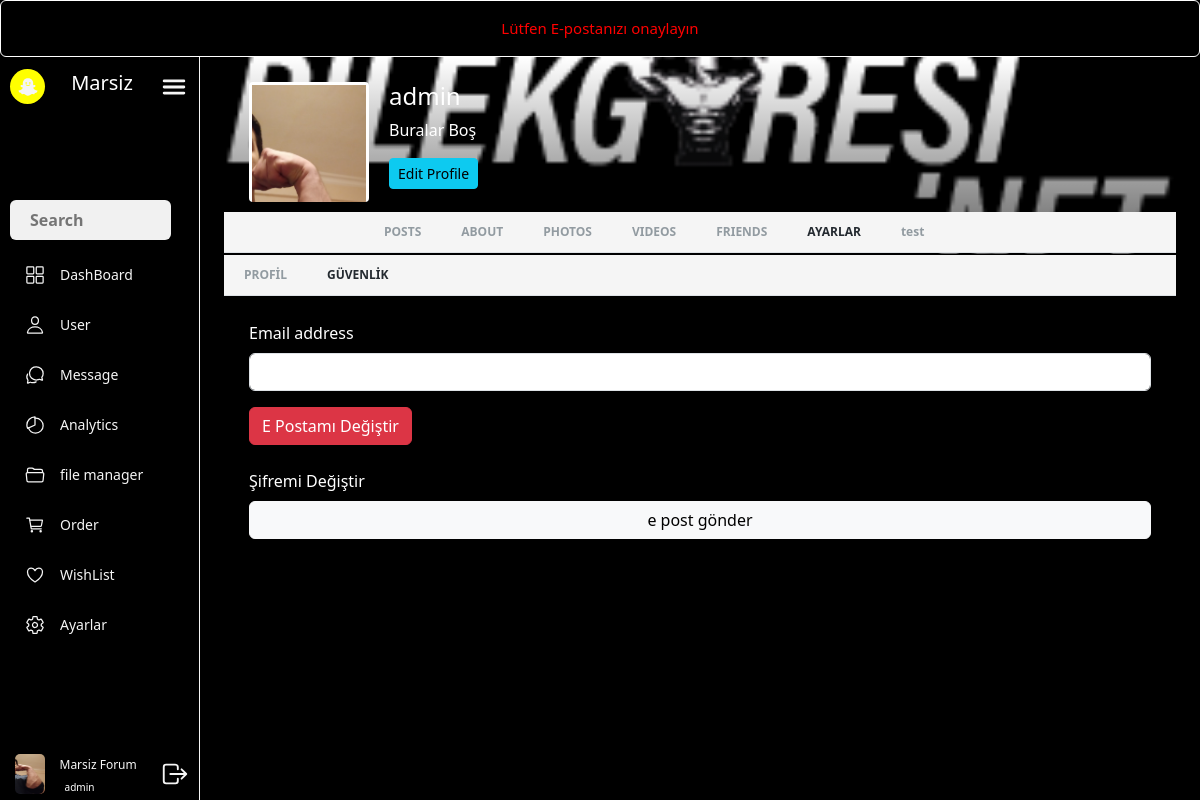
Page /hesap/guvenlik (signed in) on the earlier database version.
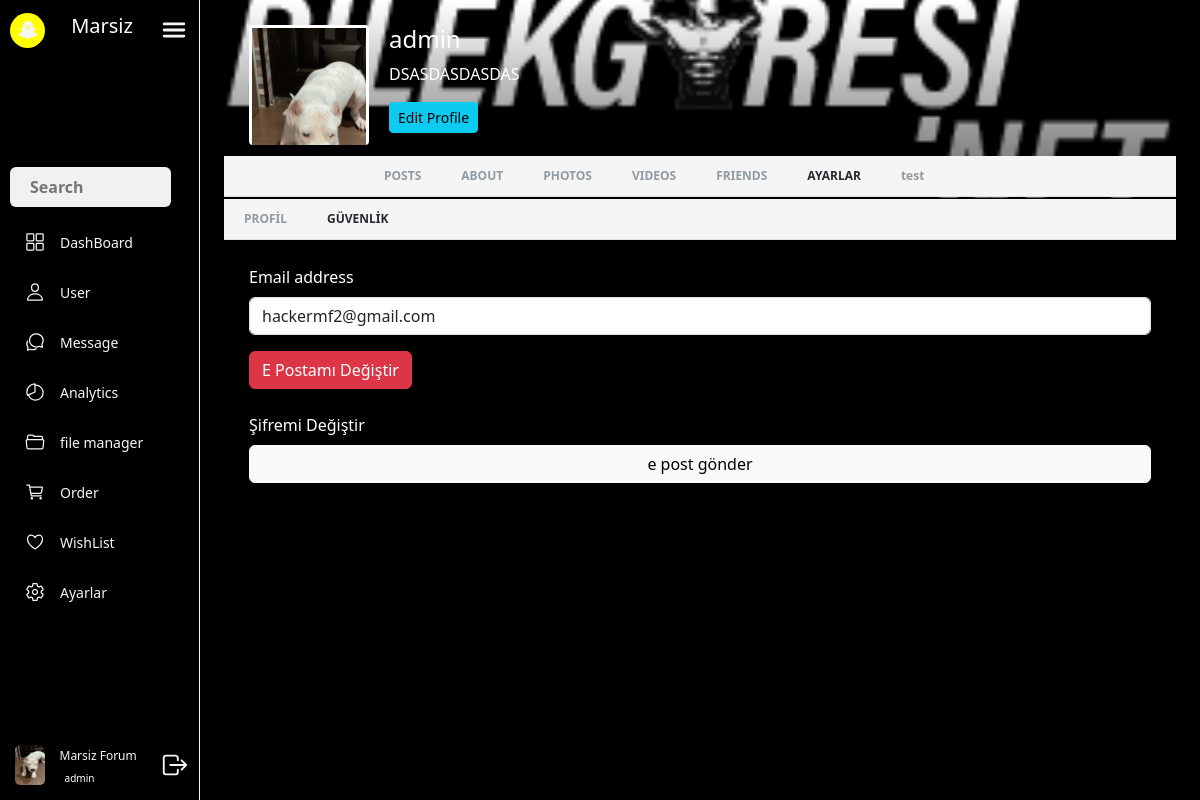
Same page on the later database version.
### myuser_app/models.py (models this page shows)
class MyUser(AbstractUser):
    avatar = models.ImageField(("Avatar"), upload_to='avatar/', height_field=None, width_field=None, max_length=None,blank=True,null=True)
    banner = models.ImageField(("Banner"), upload_to='banner/', height_field=None, width_field=None, max_length=None,blank=True,null=True)
    rank = models.ManyToManyField(Rank, verbose_name=("Rankı"),blank=True,null=True)
    birthday = models.DateField(("Doğum Günü"), auto_now=False, auto_now_add=False,blank=True,null=True)
    location = models.CharField(("Yaşadığın Şehir"), max_length=50, blank=True,null=True)
    website = models.CharField(("Website"), max_length=50,blank=True,null=True)
    about = models.TextField(("Hakkında"),blank=True,null=True)
    likes = models.ManyToManyField("post_app.post", verbose_name=("Beğendiğim postlar"),related_name="mylikes")
    is_active = models.BooleanField(("Kullanıcı email doğrulama"),default=False)
    email_active = models.BooleanField(("Change email active"),default=False)
    oldemail = models.ManyToManyField("myuser_app.OldEmail", verbose_name=("Eski Emaillerim"),blank=True,null=True)
    class Meta:
        verbose_name = 'MyUser'
        verbose_name_plural = 'MyUsers'
    def user_profile_detail_url(self):
        return reverse(
            'profile_detail',
            kwargs={
                'username': self.username
            }
        )

### myuser_app/views.py (the view)
# urls.py: path('hesap/guvenlik',userauthsettings,name='userauthsettings'),
@login_required(login_url='login2')
def userauthsettings(request):
    user = MyUser.objects.filter(id = request.user.id).first()
    inital_data = {
        'email': user.email
    }
    context = dict(
        email = ProfileAuthSettings(initial=inital_data)
    )
    return render(request,'userauthsettings.html',context)

### myuser_app/forms.py
class ProfileAuthSettings(forms.ModelForm):
    class Meta:
        model = MyUser
        fields = ['email']

### myuser_app/templates/userauthsettings.html (shortened to what this page needs)
{% extends "base.html" %}
{% load static %}
{% load crispy_forms_tags %}
{% block site-content %}
{% include "partials/_sidenav.html" %}
<link rel="stylesheet" href="{% static 'css/profiledetail.css' %}">
<div class="main" id="main">
    <div class="container">
        <link href="https://maxcdn.bootstrapcdn.com/font-awesome/4.3.0/css/font-awesome.min.css" rel="stylesheet">
        <div class="container">
           <div class="row">
              <div class="col-md-12">
                 <div id="content" class="content content-full-width">
                    <div class="profile">
                       <div class="profile-header">
                          <div class="profile-header-cover"
                          style="
                          {% if user.banner %}
                          background-image: url({{user.banner.url}});
                          {% else %}
                          background-image: url(https://bootdey.com/img/Content/bg1.jpg);
                          {% endif %}
                          "
                            >
                          </div>
                          <div class="profile-header-content">
                             <div class="profile-header-img">
                                {% if user.avatar %}
                                <img src="{{user.avatar.url}}" alt="">
                                {% else %}
                                <img src="https://bootdey.com/img/Content/avatar/avatar3.png" alt="">
                                {% endif %}
                             </div>
                             <div class="profile-header-info">
                                <h4 class="m-t-10 m-b-5">{{user.username}}</h4>
                                {% if user.about %}
                                <p class="m-b-10">{{user.about}}</p>
                                {% else %}
                                <p class="m-b-10">Buralar Boş</p>
                                {% endif %}
                                <a href="#" class="btn btn-sm btn-info mb-2">Edit Profile</a>
                             </div>
                          </div>
                          {% include "partials/_profilenav.html" %}
                          <ul class="profile-header-tab nav nav-tabs" style="padding: 0 !important; margin-top: 1px; border-top: 1px solid black;">
                           <li class="nav-item"><a href="{% url 'usersettings' %}"  class="nav-link_ ">PROFİL</a></li>
                           <li class="nav-item"><a href="{% url 'userauthsettings' %}"  class="nav-link_ active show ">GÜVENLİK</a></li>
                        </ul>
                       </div>
                    </div>
                    <div class="profile-content">
                       <form  method="post" action="{% url 'emailchange' %}">
                        {{ email|crispy }}
                        <button class="btn btn-danger" type="submit">E Postamı Değiştir</button>
                       </form>
                       <form action="">
                           <div class="d-flex flex-column pt-4 ">
                           <label for="" class="text-white mb-2"> Şifremi Değiştir</label>
                        <button class="btn btn-light" onclick="sendemailpassword(event,'{{request.user.email}}')"> e post gönder</button>
                        </div>
                       </form>
                    </div>
                 </div>
              </div>
           </div>
        </div>
</div>
</div>
{% endblock site-content %}

### index_app/templates/partials/_sidenav.html (shortened to what this page needs)
{% load static %}
<div class="side-container" id="container">
    <div class="brand">
        <div class="logo">
            <ion-icon name="logo-snapchat"></ion-icon>
        </div>
        <h3> <a href="/" class="text-white text-decoration-none"> Marsiz </a></h3>
        <a href="#" id="toggle" class="sidenavbuton"><ion-icon name="menu"></ion-icon></a>
    </div>
    <div class="side-navbar">
        <ul>
            <div class="search">
                <input type="search" name="search" id="search" placeholder="Search">
            </div>
            {% if request.user.is_authenticated %}
            <li><a href="#"><ion-icon name="grid-outline"></ion-icon><span>DashBoard</span></a></li>
            <li><a href="{{request.user.user_profile_detail_url}}"><ion-icon name="person-outline"></ion-icon><span>User</span></a></li>
            <li><a href="#"><ion-icon name="chatbubbles-outline"></ion-icon><span>Message</span></a></li>
            <li><a href="#"><ion-icon name="pie-chart-outline"></ion-icon><span>Analytics</span></a></li>
            <li><a href="#"><ion-icon name="folder-open-outline"></ion-icon><span>file manager</span></a></li>
            <li><a href="#"><ion-icon name="cart-outline"></ion-icon><span>Order</span></a></li>
            <li><a href="#"><ion-icon name="heart-outline"></ion-icon><span>WishList</span></a></li>
            <li><a href="{% url 'usersettings' %}"><ion-icon name="settings-outline"></ion-icon><span>Ayarlar</span></a></li>
            {% endif %}
        </ul>
    </div>
    <div class="user">
        {% if request.user.avatar %}
        <a href="{{request.user.user_profile_detail_url}}"><img src="{{request.user.avatar.url}}" alt="{{request.user}}"></a>
          {% else %}
          <img src="https://bootdey.com/img/Content/avatar/avatar3.png" alt="">
        {% endif %}
        <div class="name">
            <h5>Marsiz Forum</h5>
            <a href="{{request.user.user_profile_detail_url}}" class="text-white text-decoration-none"><span >{{request.user.username}}</span></a>
        </div>
        <a href="{% url 'logout' %}"><ion-icon name="log-out-outline"></ion-icon></a>
    </div>
</div>

Differences in the rows shown:
changed MyUser "admin": user.avatar: a different picture; avatar: a different picture; about (not shown) → "DSASDASDASDAS"; email (not shown) → "hackermf2@gmail.com"
Other differences:
text no longer shown: "Lütfen E-postanızı onaylayın Buralar Boş"
